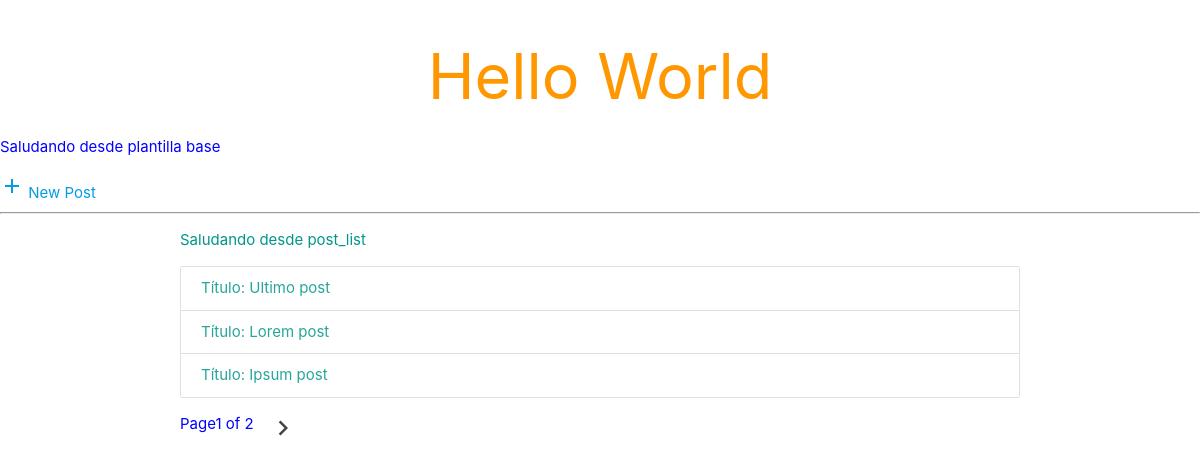
Before: /miprimerapp/posts/ with the older database file.
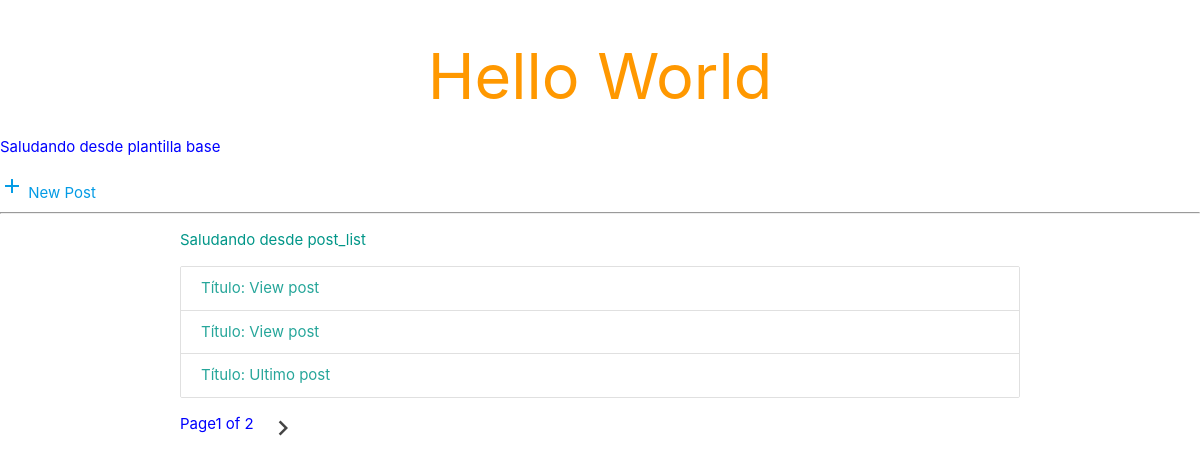
After: the same page with the newer database file.
### app_one/models.py (models this page shows, shortened)
@python_2_unicode_compatible
class Post(models.Model):
    STATUS = (
        ('draft', 'Draft'),
        ('published', 'Published')
    )
    title = models.CharField(max_length=200)
    slug = models.SlugField(max_length=200, unique_for_date='publish')
    author = models.ForeignKey(User, related_name='blog_post')
    body = models.TextField()
    publish = models.DateTimeField(default=timezone.now)
    created = models.DateTimeField(auto_now_add=True)
    updated = models.DateTimeField(auto_now=True)
    status = models.CharField(max_length=20, choices=STATUS, default='draft')
    class Meta:
        ordering = ('-publish', )

### app_one/views.py (the view)
# urls.py: url(r'posts/', post_list),
def post_list(request):
    object_list = Post.objects.filter(
        status = 'published'
    )
    paginator = Paginator(object_list, 3)
    page = request.GET.get('page')
    try:
        subs = paginator.page(page)
    except PageNotAnInteger:
        subs = paginator.page(1)
    except EmptyPage:
        subs = paginator.page(paginator.num_pages)
    return render(request, 'post/post_list.html',
                  {'subidos': subs})

### app_one/templates/post/post_list.html (shortened to what this page needs)
{% extends 'base.html' %}
{% block content %}
<div class="container">
<p class="teal-text">Saludando desde post_list</p>
<div class="collection">
    {% for p in subidos %}
    <a class="collection-item">Título: {{ p.title }}</a>
    {% endfor %}
</div>
{% include "post/paginator.html" with paginas=subidos %}
</div>
{% endblock %}

Changed rows visible on the page:
no longer on this page (row unchanged): Post: title "Lorem post"
no longer on this page (row unchanged): Post: title "Ipsum post"
added Post: title "View post"
added Post: title "View post"
